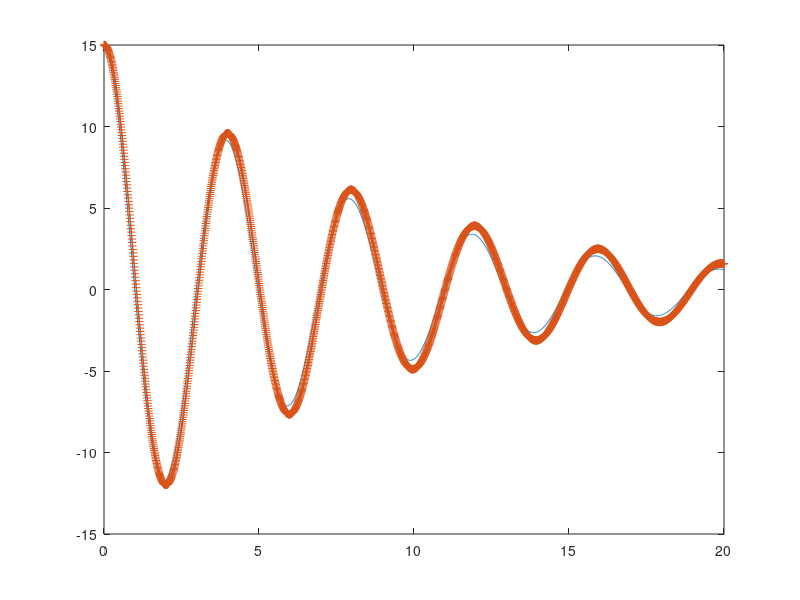

Write MATLAB code to recreate this figure.
%%%%%%%%%%%%%%%%%%%%%%%%%%%%%%%%%%%%%%%%%%%%%%%%%%%%%%%%%%%%%%
% Euler for a mass-spring system                             %
%%%%%%%%%%%%%%%%%%%%%%%%%%%%%%%%%%%%%%%%%%%%%%%%%%%%%%%%%%%%%%
% Lab 8 
% PH150
% Brother Lines
% 2010 February 22
%%%%%%%%%%%%%%%%%%%%%%%%%%%%%%%%%%%%%%%%%%%%%%%%%%%%%%%%%%%%%
% This code will perform two calculations
%  1) It will calculate the exact solution for a mass-sring
%     system using the theoretical result (damping, no forcing)
%  2) It will calculate the result using Euler's method  
%%%%%%%%%%%%%%%%%%%%%%%%%%%%%%%%%%%%%%%%%%%%%%%%%%%%%%%%%%%%%
% Initial conditions and physial setup constants
b=0.05;  %damping coefficient
m=0.2;   % mass in kilograms
k=0.500; % spring constant in N/m
A=15;    % amplitude in meters
phi=0;   % phase2
v0=0.0;  %initial velocity
x0=A;    %initial poistion

%%%%%%%%%%%%%%%%%%%%%%%%%%%%%%%%%%%%%%%%%%%%%%%%%%%%%%%%%%%%%
% Set up the time steps and number of calcualtions
deltat=0.01; %Time steps of 0.01 seconds
ti=0;        %starting at ti=0
tf=20;       %final time
N=(tf-ti)/deltat; % calcualte how many time steps are in 20 seconds

%%%%%%%%%%%%%%%%%%%%%%%%%%%%%%%%%%%%%%%%%%%%%%%%%%%%%%%%%%%%%
% Preliminary calculations
pi=acos(-1.0);   %calculate pi to machine percision
omega=sqrt(k/m); %calculate the angular frequency, omega

%%%%%%%%%%%%%%%%%%%%%%%%%%%%%%%%%%%%%%%%%%%%%%%%%%%%%%%%%%%%%
% Now lets perform do the claculation for the exact solution
% first zero arrays
t=zeros(1,N+1);
x=zeros(1,N+1);
y=zeros(1,N+1);
z=zeros(1,N+1);

% calcuate the postion of the mass using our known solution
t=(0:deltat:tf); % fill in the array of time values
z=A.*exp(-b.*t./(2.*m)).*cos(omega.*t+phi); %exact solution

%%%%%%%%%%%%%%%%%%%%%%%%%%%%%%%%%%%%%%%%%%%%%%%%%%%%%%%%%%%%%
%now perform an Euler's Method Calculation
y(1)=v0;  % initial velocity goes in y(1)
x(1)=x0;  % initial position goes in x(1)
for i=1:N
    f=y(i);                         % our f(x,v,t)
    g=-(k/m)*x(i)-(b/m)*y(i);       % our g(x,v,t)
    x(i+1)=x(i)+deltat*f;           % general x step equation
    y(i+1)=y(i)+deltat*g;           % general y (v for us) step
end;

%%%%%%%%%%%%%%%%%%%%%%%%%%%%%%%%%%%%%%%%%%%%%%%%%%%%%%%%%%%%%
% plot the resuts
plot(t,z,t,x,'+');



